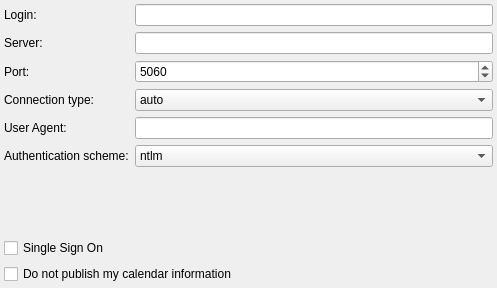
<?xml version="1.0" encoding="UTF-8"?>
<ui version="4.0">
 <class>SipeAdvancedOptionsWidget</class>
 <widget class="QWidget" name="SipeAdvancedOptionsWidget">
  <property name="geometry">
   <rect>
    <x>0</x>
    <y>0</y>
    <width>497</width>
    <height>288</height>
   </rect>
  </property>
  <property name="windowTitle">
   <string>Advanced Options</string>
  </property>
  <layout class="QVBoxLayout" name="verticalLayout">
   <property name="margin">
    <number>4</number>
   </property>
   <item>
    <layout class="QFormLayout" name="formLayout">
     <property name="sizeConstraint">
      <enum>QLayout::SetMinimumSize</enum>
     </property>
     <property name="fieldGrowthPolicy">
      <enum>QFormLayout::AllNonFixedFieldsGrow</enum>
     </property>
     <item row="0" column="0">
      <widget class="QLabel" name="loginLabel">
       <property name="text">
        <string>Login:</string>
       </property>
      </widget>
     </item>
     <item row="0" column="1">
      <widget class="QLineEdit" name="loginLineEdit"/>
     </item>
     <item row="1" column="0">
      <widget class="QLabel" name="serverLabel">
       <property name="text">
        <string>Server:</string>
       </property>
      </widget>
     </item>
     <item row="1" column="1">
      <widget class="QLineEdit" name="serverLineEdit"/>
     </item>
     <item row="2" column="0">
      <widget class="QLabel" name="portLabel">
       <property name="text">
        <string>Port:</string>
       </property>
      </widget>
     </item>
     <item row="2" column="1">
      <widget class="QSpinBox" name="portSpinBox">
       <property name="minimum">
        <number>0</number>
       </property>
       <property name="maximum">
        <number>65535</number>
       </property>
       <property name="value">
        <number>5060</number>
       </property>
      </widget>
     </item>
     <item row="3" column="0">
      <widget class="QLabel" name="transportLabel">
       <property name="text">
        <string>Connection type:</string>
       </property>
      </widget>
     </item>
     <item row="3" column="1">
      <widget class="QComboBox" name="transportComboBox">
       <item>
        <property name="text">
         <string>auto</string>
        </property>
       </item>
       <item>
        <property name="text">
         <string>ssl</string>
        </property>
       </item>
       <item>
        <property name="text">
         <string>tcp</string>
        </property>
       </item>
      </widget>
     </item>
     <item row="4" column="0">
      <widget class="QLabel" name="useragentLabel">
       <property name="text">
        <string>User Agent:</string>
       </property>
      </widget>
     </item>
     <item row="4" column="1">
      <widget class="QLineEdit" name="useragentLineEdit"/>
     </item>
     <item row="5" column="0">
      <widget class="QLabel" name="authenticationLabel">
       <property name="text">
        <string>Authentication scheme:</string>
       </property>
      </widget>
     </item>
     <item row="5" column="1">
      <widget class="QComboBox" name="authenticationComboBox">
       <item>
        <property name="text">
         <string>ntlm</string>
        </property>
       </item>
       <item>
        <property name="text">
         <string>krb5</string>
        </property>
       </item>
       <item>
        <property name="text">
         <string>tls-dsk</string>
        </property>
       </item>
      </widget>
     </item>
    </layout>
   </item>
   <item>
    <widget class="QCheckBox" name="singlesignonCheckBox">
     <property name="text">
      <string>Single Sign On</string>
     </property>
    </widget>
   </item>
   <item>
    <widget class="QCheckBox" name="dontpublishcalendarCheckBox">
     <property name="text">
      <string>Do not publish my calendar information</string>
     </property>
    </widget>
   </item>
  </layout>
 </widget>
 <resources/>
 <connections/>
</ui>
